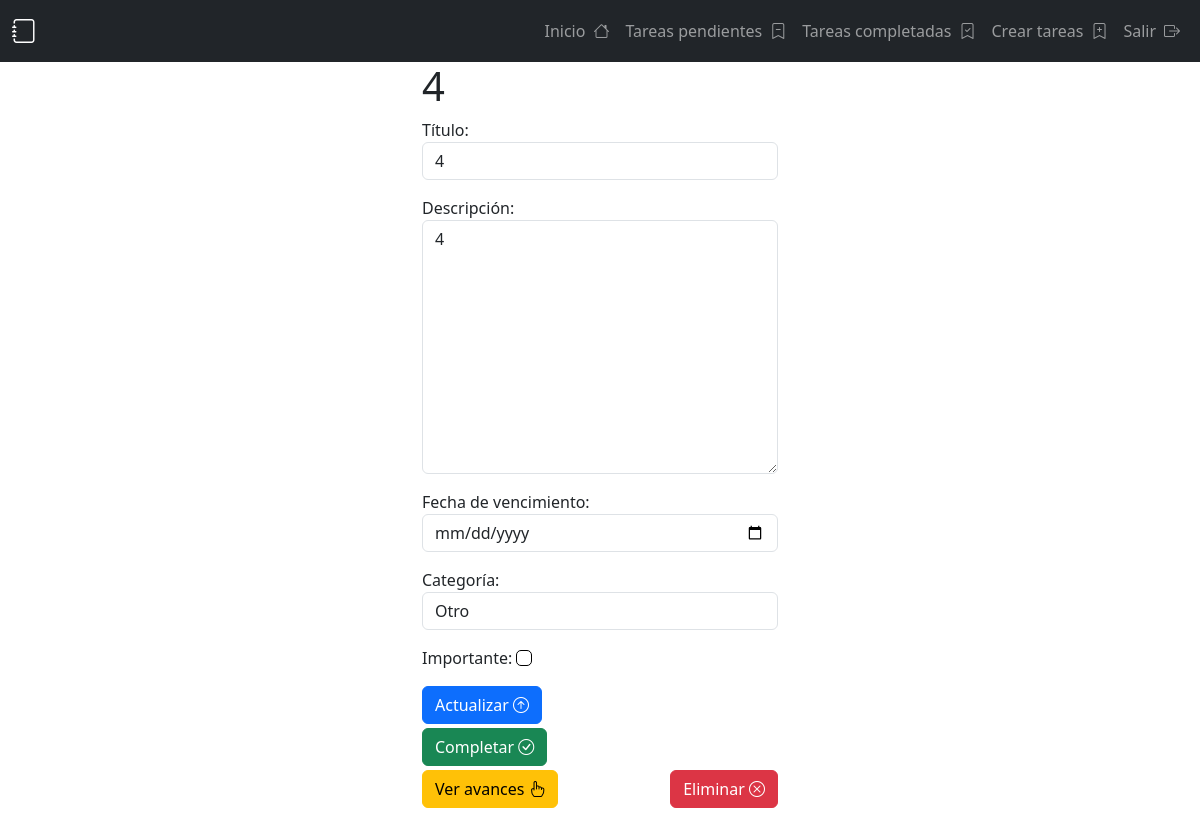
Page /tasks/13/ (signed in) on the committed database.
### taks/models.py (models this page shows, shortened)
class Task(models.Model):
    class CategoryChoices(models.TextChoices):
        WORK = 'WRK', 'Trabajo'
        STUDY = 'STD', 'Estudio'
        PERSONAL = 'PER', 'Personal'
        OTHER = 'OTH', 'Otro'
    title = models.CharField(max_length=100)
    description = models.TextField(blank=True)
    created = models.DateTimeField(auto_now_add=True)
    datacompleted = models.DateTimeField(null=True, blank=True)
    important = models.BooleanField(default=False)
    user = models.ForeignKey(User, on_delete=models.CASCADE)
    due_date = models.DateTimeField(null=True, blank=True)
    category = models.CharField(
        max_length=3,
        choices=CategoryChoices.choices,
        default=CategoryChoices.OTHER,
    )

### taks/views.py (the view, shortened to what this page needs)
# urls.py: path("tasks/<int:task_id>/",views.task_detail, name="task_detail"),
@login_required
def task_detail(request, task_id):
    task = get_object_or_404(Task, pk=task_id, user=request.user)
    advances = Advance.objects.filter(task=task)
    error = None
    form = taskform(instance=task)
    advance_form = AdvanceForm()
    return render(
        request,
        "task_detail.html",
        {"task": task, "form": form, "advance_form": advance_form, "advances": advances, "error": error}
    )

### taks/forms.py
class taskform(forms.ModelForm):
    class Meta:
        model = Task
        fields = ["title", "description", "due_date", "category", "important"]
        labels = {
            "title": "Título",
            "description": "Descripción",
            "important": "Importante",
            "due_date": "Fecha de vencimiento",
            "category": "Categoría",
        }
        widgets = {
            "title": forms.TextInput(attrs={"class": "form-control", "placeholder": "Escribe un título"}),
            "description": forms.Textarea(attrs={"class": "form-control", "placeholder": "Escribe una descripción"}),
            "due_date": forms.DateInput(attrs={"class": "form-control", "type": "date"}),
            "category": forms.Select(attrs={"class": "form-control"}),
            "important": forms.CheckboxInput(attrs={
                "class": "form-check-input",
                "style": "border: 1px solid #000; padding: 5px; border-radius: 5px;"
            })
        }

class AdvanceForm(forms.ModelForm):
    class Meta:
        model = Advance
        fields = ["progress_description"]
        labels = {
            "progress_description": "Descripción del Avance",
        }
        widgets = {
            "progress_description": forms.Textarea(attrs={
                "class": "form-control",
                "placeholder": "Describe el progreso de la tarea"
            })
        }

### taks/templates/task_detail.html (shortened to what this page needs)
{% extends "base.html" %}
{% block content %}
<main class="container">
    <div class="row">
        <div class="col-md-4 offset-md-4">
            <h1>{{ task.title }}</h1>
            <form method="POST">
                {{ form.as_p }}
                <button class="btn btn-primary" name="save_task" {% if task.datacompleted %} disabled {% endif %}>
                    Actualizar <i class="bi bi-arrow-up-circle"></i>
                </button>
            </form>
            <div class="d-flex justify-content-between mt-1">
                <form action="{% url 'complete_task' task.id %}" method="POST">
                    <button class="btn btn-success" {% if task.datacompleted %} disabled {% endif %}>
                        Completar <i class="bi bi-check-circle"></i>
                    </button>
                </form>
            </div>
            <div class="d-flex justify-content-between mt-1">
                <button class="btn btn-warning mb-3" type="button" data-bs-toggle="collapse" data-bs-target="#advancesCollapse" aria-expanded="false" aria-controls="advancesCollapse">
                    Ver avances <i class="bi bi-hand-index"></i>
                </button>
                <form action="{% url 'delete_task' task.id %}" method="POST">
                    <button class="btn btn-danger">
                        Eliminar <i class="bi bi-x-circle"></i>
                    </button>
                </form>
            </div>
        </div>
    </div>
</main>
{% endblock %}

### rows in the picture
Task: title "4", description "4", category "Otro"
